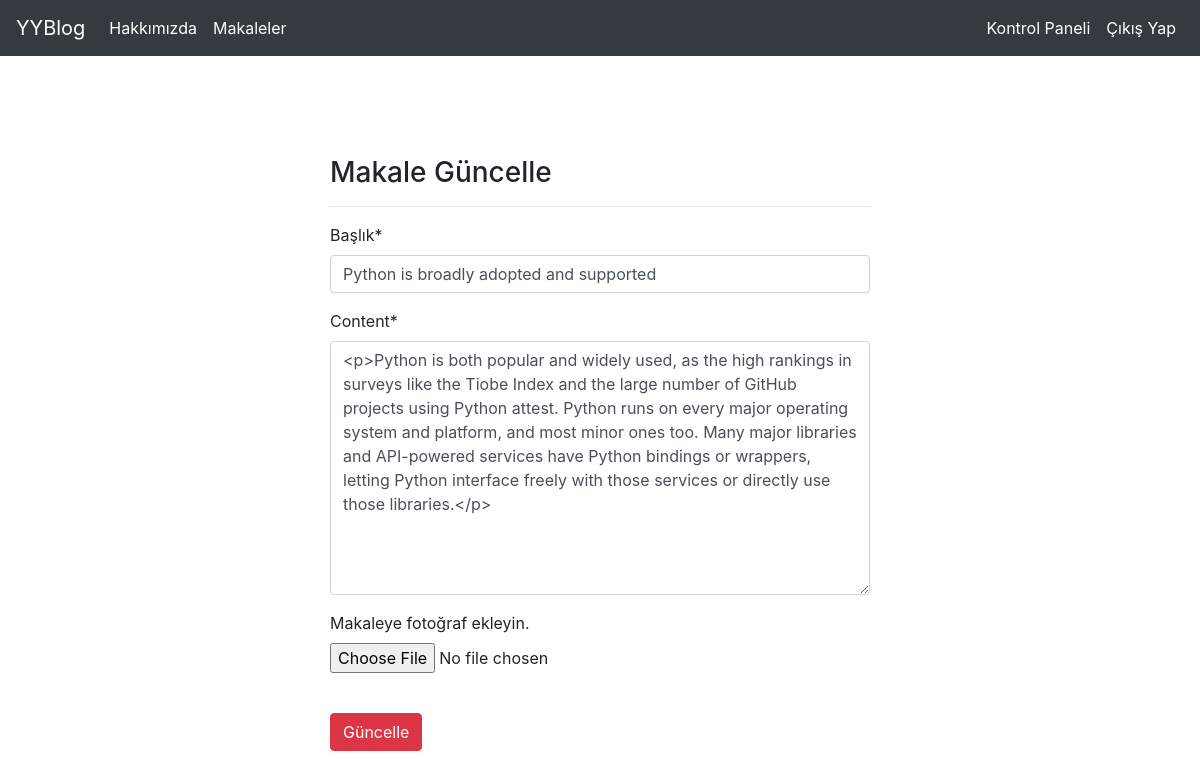
Page /articles/update/13 (signed in) on the committed database.
### article/models.py (models this page shows, shortened)
class Article (models.Model):
    author = models.ForeignKey("auth.user",on_delete= models.CASCADE,verbose_name= "Yazar")
    title = models.CharField(max_length= 50,verbose_name="Başlık")
    content = RichTextField()
    created_date = models.DateTimeField(auto_now_add=True,verbose_name="Oluşturulma Tarihi")
    article_image = models.FileField(blank = True,null = True,verbose_name="Makaleye fotoğraf ekleyin.")
    class Meta:
        ordering = ['-created_date']

### article/views.py (the view)
# urls.py: path('update/<int:id>',views.updateArticle,name = "update" ),
@login_required(login_url = "user:login")
def updateArticle(request,id):
    article = get_object_or_404(Article,id=id)
    form = ArticleForm(request.POST or None,request.FILES or None,instance = article)
    if form.is_valid():
        article=form.save(commit=False)
        article.author = request.user
        article.save()
        messages.success(request,"Makale başarıyla güncellendi.")
        return redirect("article:dashboard")
    return render(request,"update.html",{"form":form})

### article/forms.py
class ArticleForm(forms.ModelForm):
    class Meta:
        model = Article
        fields = ["title","content","article_image"]

### templates/update.html (shortened to what this page needs)
{% extends "layout.html" %}
{% block body %}
{% load crispy_forms_tags %}
<div class="row">
    <div class="col-md-6 offset-md-3">
        <h3>Makale Güncelle</h3>
        <hr>
        <form method = "POST" enctype="multipart/form-data"  >
            {{form|crispy}}
            <br>
            <button type = "submit" class="btn btn-danger">Güncelle</button>
        </form>
    </div>
</div>
{% endblock body %}

### rows in the picture
Article: title "Python is broadly adopted and supported", content "<p>Python is both popular and widely used, as the high rankings in surveys like the Tiobe Index and the large number of GitHub projects using Python attest. Python runs on every major operating system and platform, and most minor ones too. Many major libraries and API-powered services have Python bindings or wrappers, letting Python interface freely with those services or directly use those libraries.</p>"
